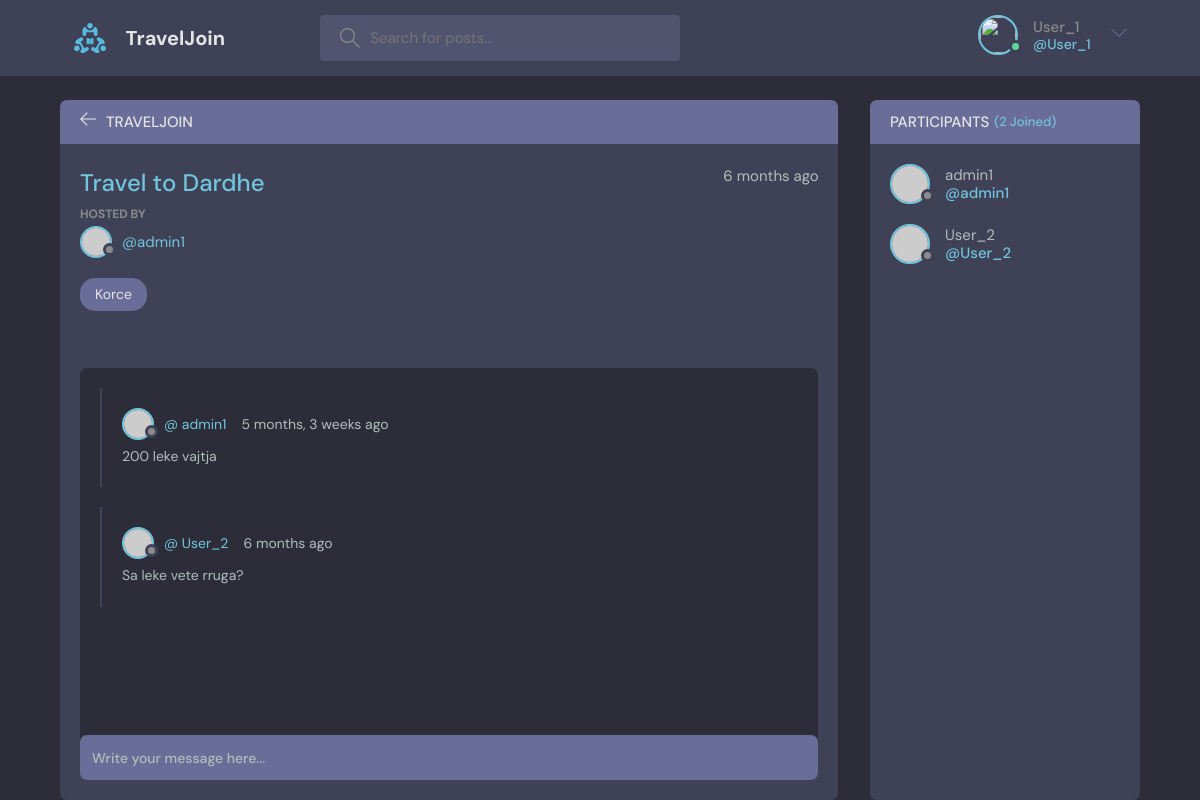
The page /room/4/ (signed in) on the database its author committed.
### base/models.py (models this page shows, shortened)
class Room(models.Model):
    host = models.ForeignKey(User, on_delete=models.SET_NULL, null=True)
    topic = models.ForeignKey(Topic, on_delete=models.SET_NULL, null=True)
    name = models.CharField(max_length=200)
    description = models.TextField(null=True, blank=True)
    participants = models.ManyToManyField(User, related_name="participants", blank=True)
    updated = models.DateTimeField(auto_now=True)
    created = models.DateTimeField(auto_now_add=True)
    class Meta:
        ordering = ['-updated', '-created']

class Topic(models.Model):
    name = models.CharField(max_length=200)
    def __str__(self):
        return self.name

class Message(models.Model):
    user = models.ForeignKey(User, on_delete=models.CASCADE)
    room = models.ForeignKey(Room, on_delete=models.CASCADE)
    body = models.TextField()
    updated = models.DateTimeField(auto_now=True)
    created = models.DateTimeField(auto_now_add=True)
    class Meta:
        ordering = ['-updated', '-created']

### base/views.py (the view, shortened to what this page needs)
# urls.py: path('room/<str:pk>/', views.room, name="room"),
def room(request, pk):
    room = Room.objects.get(id=pk)
    room_messages=room.message_set.all()
    participants=room.participants.all()
    context = {'room': room,'room_messages':room_messages,
               'participants':participants}
    return render(request, 'base/room.html', context)

### base/templates/base/room.html (shortened to what this page needs)
{% extends 'main.html' %}
{% block content %}
    <main class="profile-page layout layout--2">
      <div class="container">
        <div class="room">
          <div class="room__top">
            <div class="room__topLeft">
              <a href="{% url 'home' %}">
                <svg version="1.1" xmlns="http://www.w3.org/2000/svg" width="32" height="32" viewBox="0 0 32 32">
                  <title>arrow-left</title>
                  <path
                    d="M13.723 2.286l-13.723 13.714 13.719 13.714 1.616-1.611-10.96-10.96h27.625v-2.286h-27.625l10.965-10.965-1.616-1.607z"
                  ></path>
                </svg>
              </a>
              <h3>TravelJoin</h3>
            </div>
          </div>
          <div class="room__box scroll">
            <div class="room__header scroll">
              <div class="room__info">
                <h3>{{room.name}}</h3>
                <span>{{room.created|timesince}} ago</span>
              </div>
              <div class="room__hosted">
                <p>Hosted By</p>
                <a href="{% url 'user-profile' room.host.id %}" class="room__author">
                  <div class="avatar avatar--small">
                    <img src="https://randomuser.me/api/portraits/men/37.jpg" />
                  </div>
                  <span>@{{room.host}}</span>
                </a>
              </div>
              <span class="room__topics">{{room.topic}}</span>
            </div>
            <div class="room__conversation">
              <div class="threads scroll">
                {% for message in room_messages %}
                <div class="thread">
                  <div class="thread__top">
                    <div class="thread__author">
                      <a href="{% url 'user-profile' message.user.id %}" class="thread__authorInfo">
                        <div class="avatar avatar--small">
                          <img src="https://randomuser.me/api/portraits/men/37.jpg" />
                        </div>
                        <span>@ {{message.user.username}}</span>
                      </a>
                      <span class="thread__date">{{message.created|timesince}} ago</span>
                    </div>
                  </div>
                  <div class="thread__details">
                    {{message.body}}
                  </div>
                </div>
                {% endfor %}
              </div>
            </div>
          </div>
          <div class="room__message">
            <form action="" method="POST">
              <input name="body" placeholder="Write your message here..." /></form>
          </div>
        </div>
        <div class="participants">
          <h3 class="participants__top">Participants <span>({{participants.count}} Joined)</span></h3>
          <div class="participants__list scroll">
            {% for user in participants %}
            <a href="{% url 'user-profile' user.id %}" class="participant">
              <div class="avatar avatar--medium">
                <img src="https://randomuser.me/api/portraits/men/37.jpg" />
              </div>
              <p>
                {{user.username}}
                <span>@{{user.username}}</span>
              </p>
            </a>
            {% endfor %}
          </div>
        </div>
      </div>
    </main>
{% endblock content %}

### templates/navbar.html (shortened to what this page needs)
{% load static %}
<header class="header header--loggedIn">
    <div class="container">
      <a href="{% url 'home' %}" class="header__logo">
        <img src="{% static 'images/logo.svg' %}" />
        <h1>TravelJoin</h1>
      </a>
      <form class="header__search" method="GET" action="{% url 'home' %}">
        <label>
          <input name="q" placeholder="Search for posts..." />
        </label>
      </form>
      <nav class="header__menu">
        {% if request.user.is_authenticated %}
        <div class="header__user">
          <a href="{% url 'update-user' %}">
            <div class="avatar avatar--medium active">
              <img src="http://assets.andrewlownie.co.uk/images/unknown-person.gif" />
            </div>
            <p>{{request.user.username}} <span>@{{request.user}}</span></p>
          </a>
          <button class="dropdown-button">
            <svg version="1.1" xmlns="http://www.w3.org/2000/svg" width="32" height="32" viewBox="0 0 32 32">
              <title>chevron-down</title>
              <path d="M16 21l-13-13h-3l16 16 16-16h-3l-13 13z"></path>
            </svg>
          </button>
        </div>
        {% else %}
        <a href="{% url 'login' %}">
            <img src="{% static 'images/avatar.svg' %}" />
            <p>Login</p>
        </a>
        {% endif %}
      </nav>
    </div>
  </header>

### rows shown on the page
Room: name "Travel to Dardhe", created "6 months", host "admin1", topic "Korce"
Message: user.username "admin1", created "5 months, 3 weeks", body "200 leke vajtja"
Message: user.username "User_2", created "6 months", body "Sa leke vete rruga?"

### other values the page prints
{{ request.user.username }} "User_1"
{{ request.user }} "User_1"
{{ participants.count }} "2"
{{ user.username }} "admin1"
{{ user.username }} "User_2"
